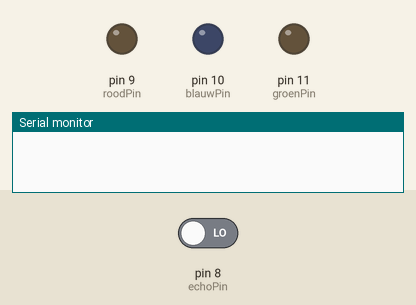
This sketch was run on a simulated Arduino Uno, built with avr-gcc and run on an emulated ATmega328P. Shown: output pins drawn as LEDs (lit = HIGH), the last lines printed to the serial monitor. Inputs (shaded band) come from the test bench; at power-on: pin 8 (echoPin) LOW. Pins used as bus, display or sensor lines are not drawn.

Above: at 0.1 s.
At 1.9 s:
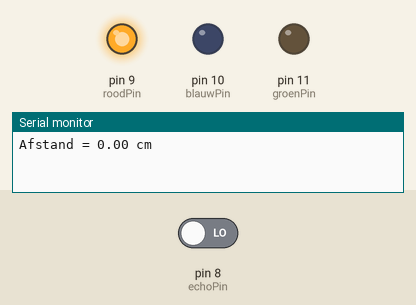
Timing chart, 0 to 3.4 s (numbered marks = the images above):
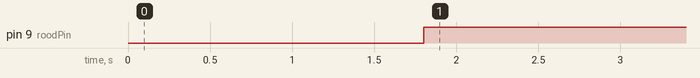

Measured:
- by itself, pin 9 (roodPin): LOW → HIGH at 1.8 s

The sketch:

1_afstand_sensor.ino
```cpp
const int trigPin = 12;
const int echoPin = 8;

float duur;
float afstand;

int roodPin= 9;
int groenPin = 11;
int blauwPin = 10;


void setup() {
  Serial.begin(9600);               // Start seriële communicatie
  pinMode(trigPin, OUTPUT);         // trigPin als output
  pinMode(echoPin, INPUT);          // echoPin als input
  pinMode(roodPin,  OUTPUT);
  pinMode(groenPin, OUTPUT);
  pinMode(blauwPin, OUTPUT);
}

void loop() {
  // Zorg dat de trigPin laag is
  digitalWrite(trigPin, LOW);
  delay(200);

  // Stuur een korte puls van 10 microseconden
  digitalWrite(trigPin, HIGH);
  delay(500);
  digitalWrite(trigPin, LOW);

  // Meet de duur van de puls op echoPin
  duur = pulseIn(echoPin, HIGH);
  // Bereken afstand in cm (geluidssnelheid = 343 m/s = 0.0343 cm/μs)
  afstand = (duur * 0.0343) / 2;

  // Toon afstand
  Serial.print("Afstand = ");
  Serial.print(afstand);
  Serial.println(" cm");

  delay(100); // Korte pauze voor stabiliteit

  if (afstand < 2.00) {
    setColor(255, 0, 0); // Rood
  } else {
    setColor(0, 0, 0);   // Uit
  }

  delay(100);
}

void setColor(int redValue, int greenValue,  int blueValue) {
  analogWrite(roodPin, redValue);
  analogWrite(groenPin,  greenValue);
  analogWrite(blauwPin, blueValue);
}
```
